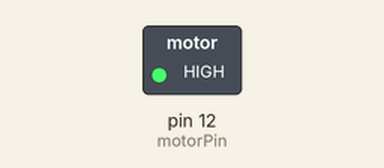
Simulated run of this sketch. Board: Arduino Uno, built with avr-gcc and run on an emulated ATmega328P. On the bench: switched loads named in the sketch (green lamp = pin HIGH). What the sketch prints to the serial monitor is not drawn.

Above: at 1.0 s.
At 4.5 s:
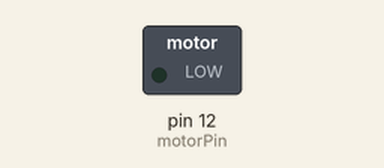
Timing chart, 0 to 9.1 s (numbered marks = the images above):
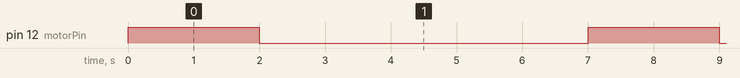

The sketch:

Motor_Basic.ino
```cpp
byte motorPin = 12;


void setup()
{
  Serial.begin(115200);
  //set motorPin as OUTPUT
  pinMode(motorPin, OUTPUT);


}
void loop()
{
   motorOnThenOff();
   Serial.print("1");
}
// This function turns the motor on and off like the blinking LED.
// Try different values to affect the timing.
void motorOnThenOff()
{
  // turn the motor on (full speed)
  digitalWrite(motorPin, HIGH);
  // delay for onTime milliseconds
  delay(2000);
  // turn the motor off
  digitalWrite(motorPin, LOW);
  // delay for offTime milliseconds
  delay(5000            );
}
```

Measured:
- by itself, pin 12 (motorPin): alternates HIGH for 2.0 s and LOW for 5.0 s
